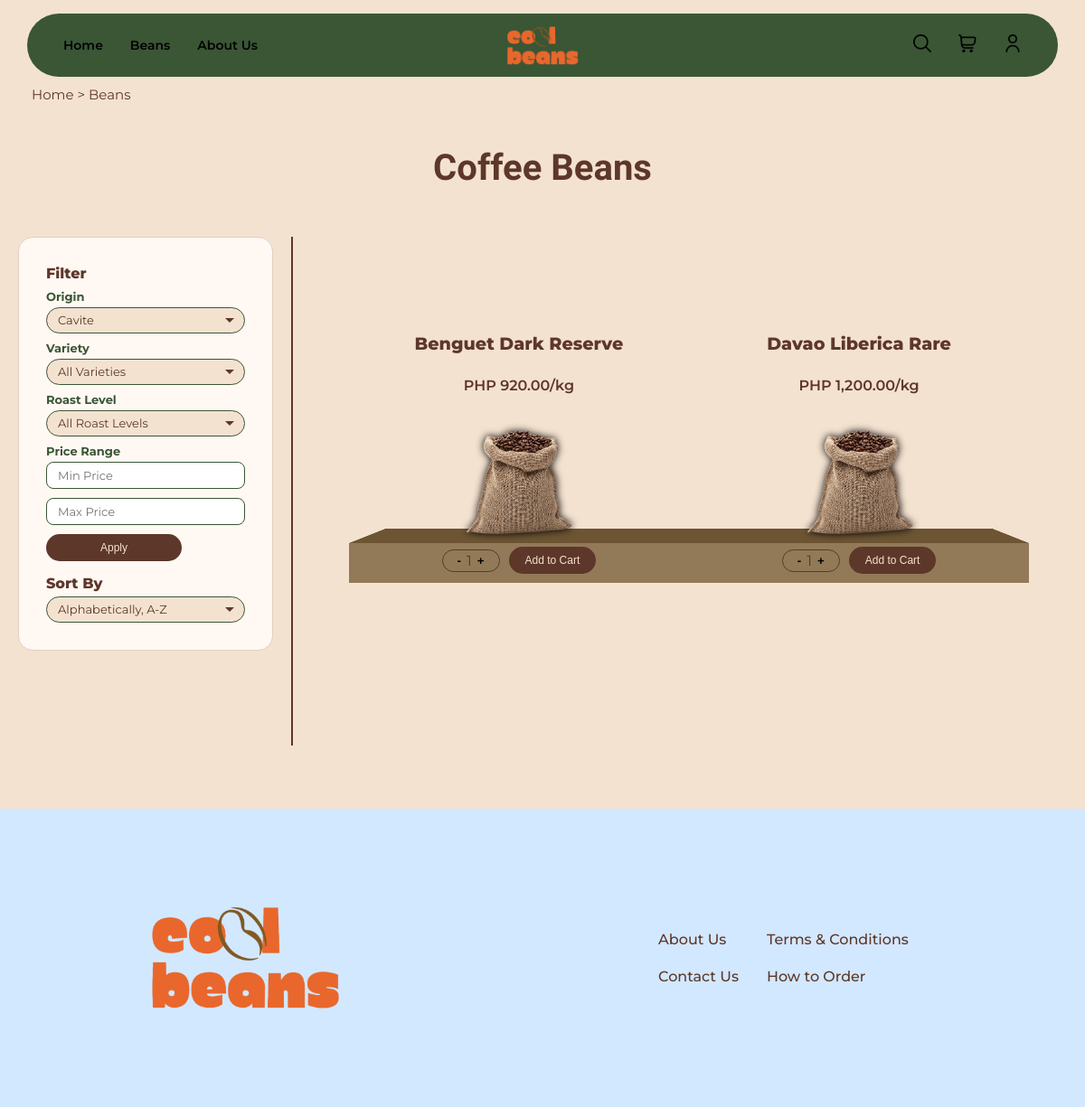
Screenshot of /views/beans.php?origin=18 with the database file from the repository.
### tables this page shows
CREATE TABLE IF NOT EXISTS `coffee_bean` (
  `bean_id` INT NOT NULL AUTO_INCREMENT,
  `bean_name` VARCHAR(100) NOT NULL,
  `variety` VARCHAR(100) NULL,
  `origin_province_id` INT NOT NULL,
  `roast_level` ENUM('LIGHT', 'MEDIUM', 'MEDIUM_DARK', 'DARK') NULL,
  `price_per_kg` DECIMAL(10,2) NOT NULL,
  `supplier_id` INT NOT NULL,
  `description` TEXT NULL,
  PRIMARY KEY (`bean_id`),
  UNIQUE INDEX `bean_id_UNIQUE` (`bean_id` ASC) VISIBLE,
  INDEX `fk_coffee_bean_province1_idx` (`origin_province_id` ASC) VISIBLE,
  INDEX `fk_coffee_bean_supplier_idx` (`supplier_id` ASC) VISIBLE,
  CONSTRAINT `fk_coffee_bean_province1`
    FOREIGN KEY (`origin_province_id`)
    REFERENCES `province` (`province_id`)
    ON DELETE NO ACTION
    ON UPDATE NO ACTION,
  CONSTRAINT `fk_coffee_bean_supplier`
    FOREIGN KEY (`supplier_id`) 
    REFERENCES `supplier`(`supplier_id`)
    ON DELETE NO ACTION
    ON UPDATE NO ACTION);

### views/partials/view/beans/sidenav.php (the view, shortened to what this page needs)
<sidenav>
    <div class="filter">
        <h4>Filter</h4>
        <form action="/itdbadm-mp/views/beans.php" method="GET" class="options">
            <h5>Origin</h5>
            <select name="origin" onchange="this.form.submit()">
                <?php foreach ($provinces as $province): ?>
                    <option value="<?= $province['province_id'] ?>"
                        <?= $origin == $province['province_id'] ? 'selected' : '' ?>>
                        <?= htmlspecialchars($province['province_name']) ?>
                    </option>
                <?php endforeach; ?>
            </select>
            <h5>Variety</h5>
            <select name="variety" onchange="this.form.submit()">
                <option value="">All Varieties</option>
            </select>
            <h5>Roast Level</h5>
            <select name="roast_level" onchange="this.form.submit()">
                <option value="">All Roast Levels</option>
            </select>
            <h5>Price Range</h5>
            <div class="price-range">
                <input type="number" name="min_price" placeholder="Min Price"
                       value="<?= htmlspecialchars($min_price) ?>">
                <input type="number" name="max_price" placeholder="Max Price"
                       value="<?= htmlspecialchars($max_price) ?>">
                <input type="submit" value="Apply" class="apply-btn">
            </div>
        </form>
    </div>
    <div class="sort">
        <h4>Sort By</h4>
        <form action="/itdbadm-mp/views/beans.php" method="GET">
            <select name="sort" onchange="this.form.submit()">
                <option value="A-Z"      <?= $sort == 'A-Z'      ? 'selected' : '' ?>>Alphabetically, A-Z</option>
            </select>
        </form>
    </div>
</sidenav>
<div class="vertical-divider"></div>

### views/partials/item/product_row.php (shortened to what this page needs)
<div class="product-row">
    <div class="product-items">
        <?php foreach ($beans as $bean): ?>
            <div class="bean-item" data-id="<?= $bean['bean_id'] ?>">
                <div class="bean-link" onclick="window.location.href='/itdbadm-mp/views/item.php?id=<?= $bean['bean_id'] ?>'">
                    <h4><?= htmlspecialchars($bean['bean_name']) ?></h4>
                    <p>PHP <?= number_format($bean['price_per_kg'], 2) ?>/kg</p>
                    <img src="/itdbadm-mp/public/common/coffee-bag.png">
                </div>
                <div class="controls">
                    <div class="qty-selector">
                        <button class="qty-btn minus" data-id="<?= $bean['bean_id'] ?>">-</button>
                        <span class="qty-display" id="qty-<?= $bean['bean_id'] ?>">1</span>
                        <button class="qty-btn plus" data-id="<?= $bean['bean_id'] ?>">+</button>
                    </div>
                    <button class="add-btn" data-id="<?= $bean['bean_id'] ?>" onclick="addToCart(<?= $bean['bean_id'] ?>)">Add to Cart</button>
                </div>
            </div>
        <?php endforeach; ?>
    </div>
</div>

### public/common/style.css (style rules this page uses)
body { background-color: #F4E2D0; color: #5D372A; font-family: 'Montserrat', sans-serif; margin: 0; display: flex; flex-direction: column; align-items: center; }
h4 { font-weight: 800; font-size: larger; }
.product-row { width: 90%; max-width: 1000px; margin-bottom: 100px; background-image: url("/itdbadm-mp/public/common/shelf.png"); background-repeat: no-repeat; background-position: bottom center; background-size: 100% 60px; padding-bottom: 10px; }
.product-items { display: flex; justify-content: space-around; align-items: flex-end; width: 100%; flex-wrap: wrap; }
.bean-item { width: calc(25% - 20px); }
.bean-item { text-align: center; width: 250px; display: flex; flex-direction: column; align-items: center; }
.bean-item img { height: 180px; width: auto; margin-bottom: -30px; filter: drop-shadow(0 0 4px black); }
.bean-item p { margin: 5px 0; font-weight: 600; }
.controls { display: flex; align-items: center; gap: 10px; margin-top: 10px; }
.qty-selector { display: flex; align-items: center; border: solid 1px; border-color: #5D372A; border-radius: 20px; padding: 2px 10px; }
.qty-selector button { background: none; border: none; cursor: pointer; font-weight: bold; }
.add-btn { background-color: #5D372A; color: #F4E2D0; border: none; border-radius: 20px; padding: 8px 18px; font-size: 12px; cursor: pointer; }
sidenav { display: flex; flex-direction: column; padding: 30px; gap: 15px; align-self: flex-start; position: sticky; top: 100px; min-width: 220px; background-color: #fff8f3; border-radius: 16px; border: 1px solid #e0cfc4; }
sidenav h4 { color: #5D372A; font-size: 16px; margin: 0 0 5px 0; }
sidenav h5 { color: #3A5635; font-size: 13px; margin: 8px 0 4px 0; }
sidenav select { width: 100%; border: 1px solid #3A5635; border-radius: 20px; padding: 6px 12px; font-family: 'Montserrat', sans-serif; font-size: 13px; color: #5D372A; background-color: #F4E2D0; appearance: none; -webkit-appearance: none; background-repeat: no-repeat; background-position: right 10px center; }
sidenav input[type="number"] { width: 100%; border: 1px solid #3A5635; border-radius: 8px; padding: 6px 12px; font-family: 'Montserrat', sans-serif; font-size: 13px; color: #5D372A; background-color: #fff; box-sizing: border-box; }
.vertical-divider { width: 2px; background-color: #5D372A; align-self: stretch; }
.price-range { display: flex; flex-direction: column; gap: 10px; }
.apply-btn { width: 150px; background-color: #5D372A; color: #F4E2D0; border: none; border-radius: 20px; padding: 8px 18px; font-size: 12px; cursor: pointer; }
.bean-link { cursor: pointer; text-decoration: none; color: #5D372A; }

### rows the page displays
coffee_bean: bean_name "Benguet Dark Reserve", price_per_kg "920.00"
coffee_bean: bean_name "Davao Liberica Rare", price_per_kg "1,200.00"

### other values shown
$location "Home > Beans"
form field origin "Cavite"
